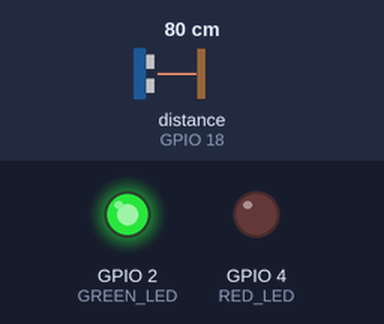
The sketch below on a simulated ESP32. Parts: output pins drawn as LEDs (lit = HIGH). Wiring (inferred from the names in the program): ultrasonic range finder: trigger GPIO 5; echo GPIO 18. The inputs (shaded band) are chosen by the test bench; at power-on: distance to the obstacle (sensor on GPIO 18) 80 cm. The echo pulse lasts 58.3 µs per cm; pins used as bus, display or sensor lines are not drawn; what the sketch prints to the serial monitor is not drawn.

Above: at 2.2 s.
2.3 s: distance to the obstacle (sensor on GPIO 18) set to 17 cm
4.2 s: distance to the obstacle (sensor on GPIO 18) set to 14 cm
At 6.2 s:
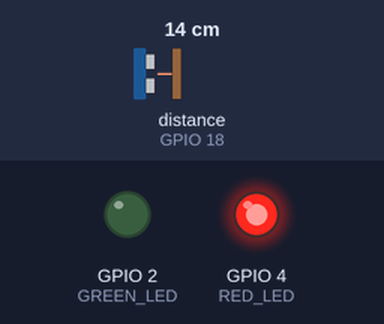
6.5 s: distance to the obstacle (sensor on GPIO 18) set to 18 cm
At 8.0 s:
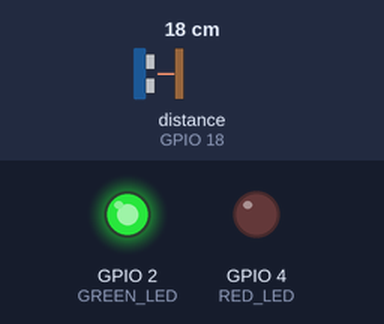
8.5 s: distance to the obstacle (sensor on GPIO 18) set to 2 cm
At 9.7 s:
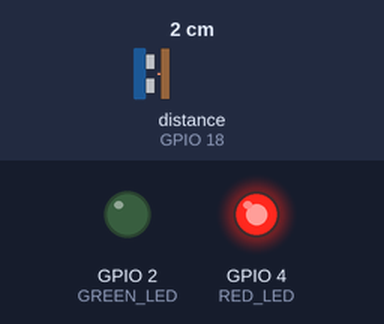
Timing chart, 0 to 11.5 s (numbered marks = the images above; inputs shaded):
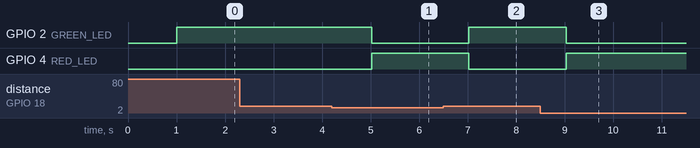

The sketch:

sketch_jan03a.ino
```cpp
/*
 Smart Parking System using ESP32
 Author: Hemant
 Platform: Arduino IDE
*/

#define TRIG_PIN 5
#define ECHO_PIN 18

#define GREEN_LED 2   // Slot Available
#define RED_LED 4     // Slot Occupied

long duration;
float distance;

void setup() {
  pinMode(TRIG_PIN, OUTPUT);
  pinMode(ECHO_PIN, INPUT);

  pinMode(GREEN_LED, OUTPUT);
  pinMode(RED_LED, OUTPUT);

  Serial.begin(115200);
  delay(1000);

  Serial.println("SMART PARKING SYSTEM STARTED");
}

void loop() {

  // Trigger ultrasonic sensor
  digitalWrite(TRIG_PIN, LOW);
  delayMicroseconds(2);
  digitalWrite(TRIG_PIN, HIGH);
  delayMicroseconds(10);
  digitalWrite(TRIG_PIN, LOW);

  // Read echo time
  duration = pulseIn(ECHO_PIN, HIGH, 30000);

  // Calculate distance
  distance = duration * 0.034 / 2;

  Serial.print("Distance: ");
  Serial.print(distance);
  Serial.println(" cm");

  if (distance > 0 && distance < 15) {
    // Slot occupied
    digitalWrite(RED_LED, HIGH);
    digitalWrite(GREEN_LED, LOW);

    Serial.println("STATUS: SLOT OCCUPIED 🚗");
  } else {
    // Slot available
    digitalWrite(RED_LED, LOW);
    digitalWrite(GREEN_LED, HIGH);

    Serial.println("STATUS: SLOT AVAILABLE ✅");
  }

  Serial.println("--------------------------------");
  delay(1000);
}
```

Measured:
- the behaviour switches between 16 and 15 cm on distance to the obstacle (sensor on GPIO 18) (found by bisection; images 0 and 1)
- after the input at 2.3 s, every drawn part: stays the same
- after the input at 4.2 s, GPIO 2 (GREEN_LED): HIGH → LOW after 0.82 s; GPIO 4 (RED_LED): LOW → HIGH after 0.82 s
- after the input at 6.5 s, GPIO 2 (GREEN_LED): LOW → HIGH after 0.53 s; GPIO 4 (RED_LED): HIGH → LOW after 0.53 s
- after the input at 8.5 s, GPIO 2 (GREEN_LED): HIGH → LOW after 0.53 s; GPIO 4 (RED_LED): LOW → HIGH after 0.53 s
